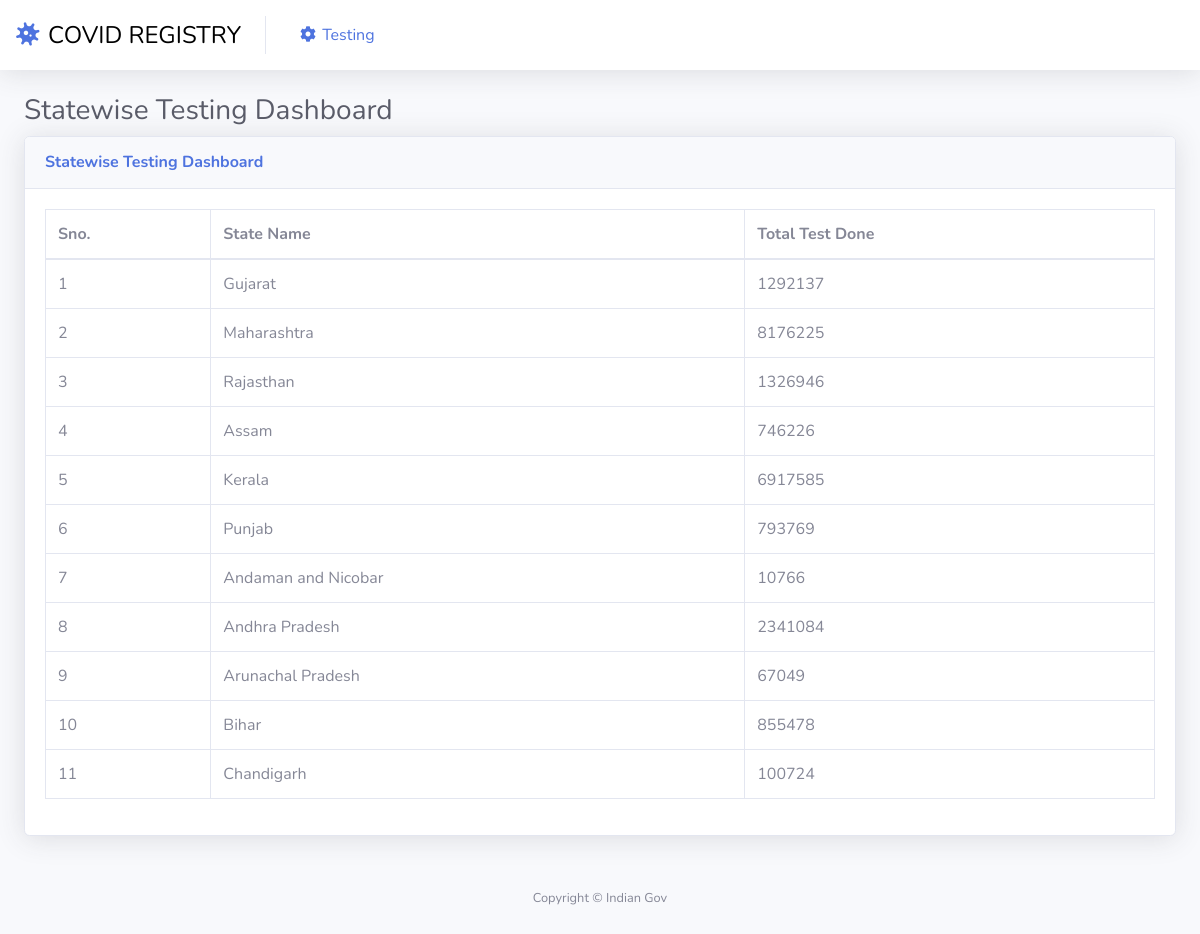
Screenshot of /live-test-updates.php with the database file from the repository.
### tables this page shows
CREATE TABLE
tblstate (
  s_no INT AUTO_INCREMENT PRIMARY KEY,
  state_name VARCHAR(50) NOT NULL,
  total_cases INT NOT NULL
);

### live-test-updates.php (the view, shortened to what this page needs)
<?php
include_once('includes/config.php');
?>
<!DOCTYPE html>
<html lang="en">
<head>
    <link href="vendor/fontawesome-free/css/all.min.css" rel="stylesheet" type="text/css">
    <link href="css/sb-admin-2.min.css" rel="stylesheet">
    <link href="vendor/datatables/dataTables.bootstrap4.min.css" rel="stylesheet">
</head>
<body id="page-top">
    <div id="wrapper">
        <div id="content-wrapper" class="d-flex flex-column">
            <div id="content">
                <?php include_once('includes/topbar.php'); ?>
                <div class="container-fluid">
                    <h1 class="h3 mb-2 text-gray-800">Statewise Testing Dashboard</h1>
                    <div class="card shadow mb-4">
                        <div class="card-header py-3">
                            <h6 class="m-0 font-weight-bold text-primary">Statewise Testing Dashboard</h6>
                        </div>
                        <div class="card-body">
                            <div class="table-responsive">
                                <form name="assignto" method="post">
                                    <table class="table table-bordered" width="100%" cellspacing="0">
                                        <thead>
                                            <tr>
                                                <th>Sno.</th>
                                                <th>State Name</th>
                                                <th>Total Test Done</th>
                                            </tr>
                                        </thead>
                                        <tbody>
                                        <?php
                                            $query = mysqli_query($con, "SELECT * FROM tblstate");
                                            $cnt = 1;
                                            while ($row = mysqli_fetch_array($query)) {
                                            ?>
                                                <tr>
                                                    <td><?php echo $cnt; ?></td>
                                                    <td><?php echo $row['state_name']; ?></td>
                                                    <td><?php echo $row['total_cases']; ?></td>
                                                </tr>
                                            <?php $cnt++;
                                            } ?>
                                        </tbody>
                                    </table>
                                </form>
                            </div>
                        </div>
                    </div>
                </div>
            </div>
            <?php include_once('includes/footer.php'); ?>
        </div>
    </div>
</body>
</html>

### rows the page displays
tblstate: state_name "Gujarat", total_cases "1292137"
tblstate: state_name "Maharashtra", total_cases "8176225"
tblstate: state_name "Rajasthan", total_cases "1326946"
tblstate: state_name "Assam", total_cases "746226"
tblstate: state_name "Kerala", total_cases "6917585"
tblstate: state_name "Punjab", total_cases "793769"
tblstate: state_name "Andaman and Nicobar", total_cases "10766"
tblstate: state_name "Andhra Pradesh", total_cases "2341084"
tblstate: state_name "Arunachal Pradesh", total_cases "67049"
tblstate: state_name "Bihar", total_cases "855478"
tblstate: state_name "Chandigarh", total_cases "100724"
